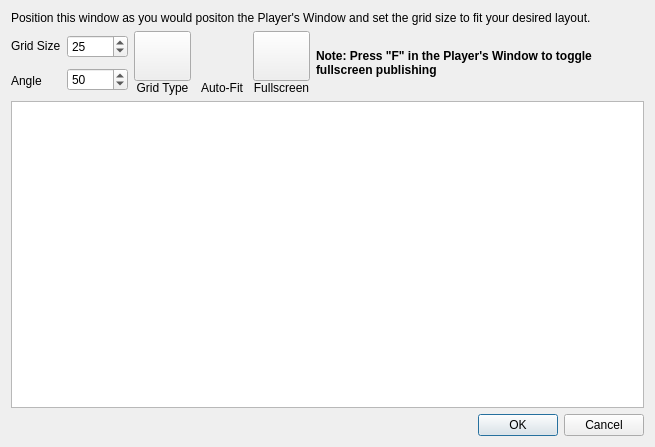
<?xml version="1.0" encoding="UTF-8"?>
<ui version="4.0">
 <class>ConfigureLockedGridDialog</class>
 <widget class="QDialog" name="ConfigureLockedGridDialog">
  <property name="geometry">
   <rect>
    <x>0</x>
    <y>0</y>
    <width>655</width>
    <height>447</height>
   </rect>
  </property>
  <property name="windowTitle">
   <string>Configure Locked Grid</string>
  </property>
  <property name="styleSheet">
   <string notr="true">background-image: url(:/img/data/parchment.jpg);</string>
  </property>
  <layout class="QVBoxLayout" name="verticalLayout_3">
   <item>
    <widget class="QLabel" name="label">
     <property name="text">
      <string>Position this window as you would positon the Player's Window and set the grid size to fit your desired layout.</string>
     </property>
     <property name="wordWrap">
      <bool>true</bool>
     </property>
    </widget>
   </item>
   <item>
    <layout class="QHBoxLayout" name="horizontalLayout">
     <item>
      <layout class="QVBoxLayout" name="verticalLayout_2">
       <item>
        <widget class="QLabel" name="label_2">
         <property name="text">
          <string>Grid Size</string>
         </property>
        </widget>
       </item>
       <item>
        <widget class="QLabel" name="lblGridAngle">
         <property name="minimumSize">
          <size>
           <width>40</width>
           <height>0</height>
          </size>
         </property>
         <property name="maximumSize">
          <size>
           <width>40</width>
           <height>16777215</height>
          </size>
         </property>
         <property name="toolTip">
          <string>Set the scale of the grid. The larger the number, the larger the grid squares</string>
         </property>
         <property name="text">
          <string>Angle    </string>
         </property>
        </widget>
       </item>
      </layout>
     </item>
     <item>
      <layout class="QVBoxLayout" name="verticalLayout">
       <item>
        <widget class="QSpinBox" name="spinGridSize">
         <property name="sizePolicy">
          <sizepolicy hsizetype="Minimum" vsizetype="Fixed">
           <horstretch>0</horstretch>
           <verstretch>0</verstretch>
          </sizepolicy>
         </property>
         <property name="minimumSize">
          <size>
           <width>45</width>
           <height>0</height>
          </size>
         </property>
         <property name="minimum">
          <number>3</number>
         </property>
         <property name="maximum">
          <number>99999</number>
         </property>
         <property name="value">
          <number>25</number>
         </property>
        </widget>
       </item>
       <item>
        <widget class="QSpinBox" name="spinGridAngle">
         <property name="sizePolicy">
          <sizepolicy hsizetype="Minimum" vsizetype="Fixed">
           <horstretch>0</horstretch>
           <verstretch>0</verstretch>
          </sizepolicy>
         </property>
         <property name="minimumSize">
          <size>
           <width>45</width>
           <height>0</height>
          </size>
         </property>
         <property name="toolTip">
          <string>The isometric angle of the map grid</string>
         </property>
         <property name="minimum">
          <number>5</number>
         </property>
         <property name="maximum">
          <number>85</number>
         </property>
         <property name="value">
          <number>50</number>
         </property>
        </widget>
       </item>
      </layout>
     </item>
     <item>
      <layout class="QVBoxLayout" name="verticalLayout_11">
       <property name="spacing">
        <number>0</number>
       </property>
       <item>
        <widget class="QToolButton" name="btnGrid">
         <property name="minimumSize">
          <size>
           <width>57</width>
           <height>50</height>
          </size>
         </property>
         <property name="maximumSize">
          <size>
           <width>57</width>
           <height>50</height>
          </size>
         </property>
         <property name="toolTip">
          <string>Select the grid</string>
         </property>
         <property name="icon">
          <iconset resource="resources.qrc">
           <normaloff>:/img/data/icon_grid.png</normaloff>:/img/data/icon_grid.png</iconset>
         </property>
         <property name="iconSize">
          <size>
           <width>40</width>
           <height>40</height>
          </size>
         </property>
         <property name="checked">
          <bool>false</bool>
         </property>
         <property name="popupMode">
          <enum>QToolButton::InstantPopup</enum>
         </property>
        </widget>
       </item>
       <item>
        <widget class="QLabel" name="lblGrid">
         <property name="text">
          <string>Grid Type</string>
         </property>
         <property name="alignment">
          <set>Qt::AlignBottom|Qt::AlignHCenter</set>
         </property>
        </widget>
       </item>
      </layout>
     </item>
     <item>
      <layout class="QVBoxLayout" name="verticalLayout_16">
       <property name="spacing">
        <number>0</number>
       </property>
       <item>
        <widget class="QPushButton" name="btnAutoFit">
         <property name="minimumSize">
          <size>
           <width>50</width>
           <height>50</height>
          </size>
         </property>
         <property name="maximumSize">
          <size>
           <width>50</width>
           <height>50</height>
          </size>
         </property>
         <property name="toolTip">
          <string>Auto-fit the size of the grid</string>
         </property>
         <property name="icon">
          <iconset resource="resources.qrc">
           <normaloff>:/img/data/icon_lockedscale.png</normaloff>:/img/data/icon_lockedscale.png</iconset>
         </property>
         <property name="iconSize">
          <size>
           <width>40</width>
           <height>40</height>
          </size>
         </property>
         <property name="flat">
          <bool>true</bool>
         </property>
        </widget>
       </item>
       <item>
        <widget class="QLabel" name="lblAutoFit">
         <property name="text">
          <string>Auto-Fit</string>
         </property>
         <property name="alignment">
          <set>Qt::AlignBottom|Qt::AlignHCenter</set>
         </property>
        </widget>
       </item>
      </layout>
     </item>
     <item>
      <layout class="QVBoxLayout" name="verticalLayout_15">
       <property name="spacing">
        <number>0</number>
       </property>
       <item>
        <widget class="QPushButton" name="btnFullscreen">
         <property name="minimumSize">
          <size>
           <width>57</width>
           <height>50</height>
          </size>
         </property>
         <property name="maximumSize">
          <size>
           <width>57</width>
           <height>50</height>
          </size>
         </property>
         <property name="toolTip">
          <string>Toggle this dialog between fullscreen mode</string>
         </property>
         <property name="icon">
          <iconset resource="resources.qrc">
           <normaloff>:/img/data/icon_gridresize.png</normaloff>:/img/data/icon_gridresize.png</iconset>
         </property>
         <property name="iconSize">
          <size>
           <width>40</width>
           <height>40</height>
          </size>
         </property>
         <property name="checkable">
          <bool>true</bool>
         </property>
        </widget>
       </item>
       <item>
        <widget class="QLabel" name="lblGridResize">
         <property name="text">
          <string>Fullscreen</string>
         </property>
         <property name="alignment">
          <set>Qt::AlignBottom|Qt::AlignHCenter</set>
         </property>
        </widget>
       </item>
      </layout>
     </item>
     <item>
      <widget class="QLabel" name="label_3">
       <property name="font">
        <font>
         <bold>true</bold>
        </font>
       </property>
       <property name="text">
        <string>Note: Press &quot;F&quot; in the Player's Window to toggle fullscreen publishing</string>
       </property>
       <property name="wordWrap">
        <bool>true</bool>
       </property>
      </widget>
     </item>
     <item>
      <spacer name="horizontalSpacer">
       <property name="orientation">
        <enum>Qt::Horizontal</enum>
       </property>
       <property name="sizeHint" stdset="0">
        <size>
         <width>40</width>
         <height>20</height>
        </size>
       </property>
      </spacer>
     </item>
    </layout>
   </item>
   <item>
    <widget class="QGraphicsView" name="graphicsView"/>
   </item>
   <item>
    <widget class="QDialogButtonBox" name="buttonBox">
     <property name="orientation">
      <enum>Qt::Horizontal</enum>
     </property>
     <property name="standardButtons">
      <set>QDialogButtonBox::Cancel|QDialogButtonBox::Ok</set>
     </property>
    </widget>
   </item>
  </layout>
 </widget>
 <resources>
  <include location="resources.qrc"/>
 </resources>
 <connections>
  <connection>
   <sender>buttonBox</sender>
   <signal>accepted()</signal>
   <receiver>ConfigureLockedGridDialog</receiver>
   <slot>accept()</slot>
   <hints>
    <hint type="sourcelabel">
     <x>248</x>
     <y>254</y>
    </hint>
    <hint type="destinationlabel">
     <x>157</x>
     <y>274</y>
    </hint>
   </hints>
  </connection>
  <connection>
   <sender>buttonBox</sender>
   <signal>rejected()</signal>
   <receiver>ConfigureLockedGridDialog</receiver>
   <slot>reject()</slot>
   <hints>
    <hint type="sourcelabel">
     <x>316</x>
     <y>260</y>
    </hint>
    <hint type="destinationlabel">
     <x>286</x>
     <y>274</y>
    </hint>
   </hints>
  </connection>
 </connections>
</ui>
